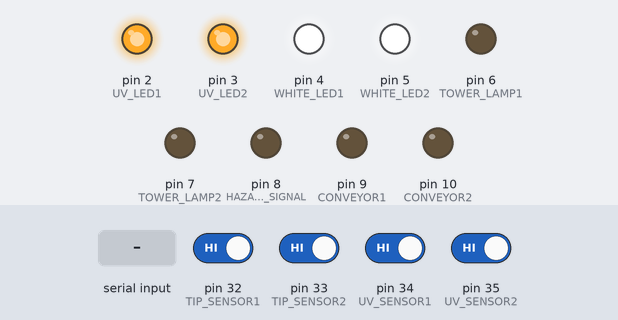
A sketch run on a simulated Arduino Mega 2560, built with avr-gcc and run on an emulated ATmega2560. Parts: output pins drawn as LEDs (lit = HIGH). The test bench sets the inputs (shaded band); at power-on: pin 32 (TIP_SENSOR1), pin 33 (TIP_SENSOR2), pin 34 (UV_SENSOR1), pin 35 (UV_SENSOR2) HIGH. What the sketch prints to the serial monitor is not drawn.

Above: at 1.2 s.
1.3 s: "a" received over Serial
At 2.4 s:
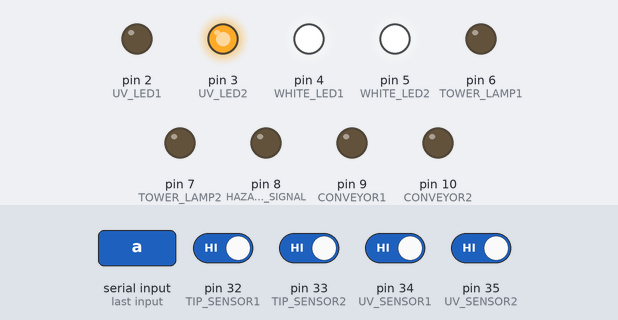
2.8 s: byte 70 ('F') received over Serial
At 3.5 s:
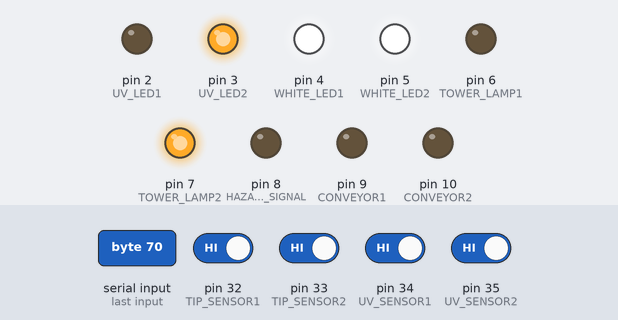
4.3 s: byte 71 ('G') received over Serial
At 4.7 s:
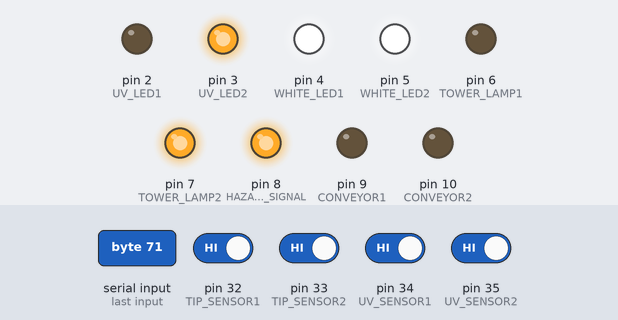
5.8 s: byte 102 ('f') received over Serial
At 7.0 s:
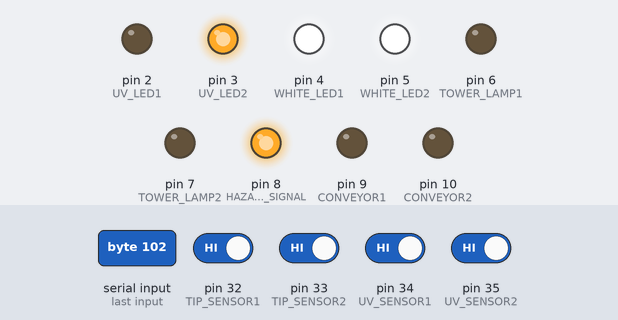
7.3 s: byte 72 ('H') received over Serial
At 8.2 s:
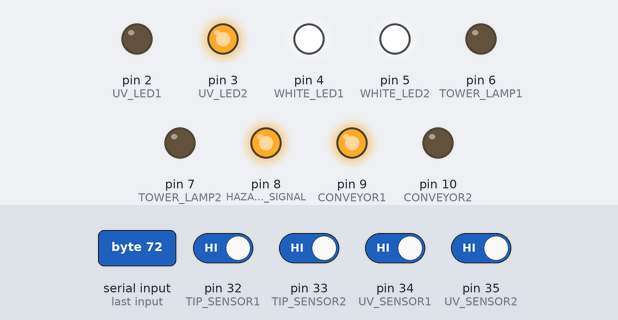
8.8 s: byte 103 ('g') received over Serial
At 9.3 s:
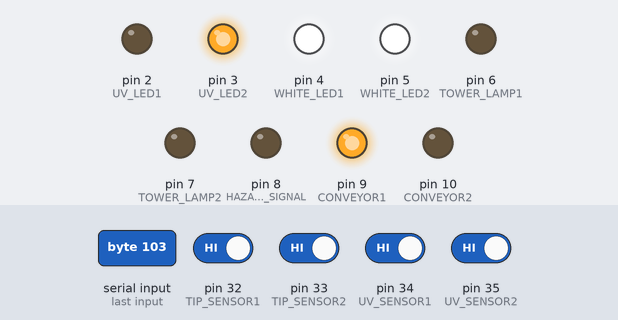
Timing chart, 0 to 11.3 s (numbered marks = the images above; inputs shaded):
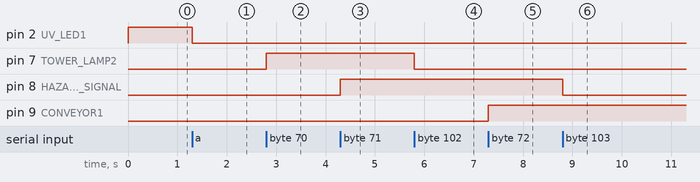

The sketch:

sudhiva_dual_booth.ino
```cpp
/*
https://docs.google.com/document/d/1JQdvIDqlanoKpquYGsFicjRk7rIVaTCmWP4xZL8dpOw/edit?usp=sharing
*/

// Watchdog object
#include <Watchdog.h>
Watchdog watchdog;

// INPUT PIN'S
#define TIP_SENSOR1 32
#define TIP_SENSOR2 33
#define UV_SENSOR1  34
#define UV_SENSOR2  35
// 12V OUTPUT PIN'S
#define UV_LED1     2
#define UV_LED2     3
#define WHITE_LED1  4
#define WHITE_LED2  5
#define TOWER_LAMP1 6
#define TOWER_LAMP2 7
// 24V OUTPUT PIN'S
#define HAZARD_SIGNAL 8
#define CONVEYOR1     9
#define CONVEYOR2     10
//debouncing
#define DEBOUNCE_TIME 50

struct Sensor {
  int pin;
  int lastReading = HIGH;
  int stableState = HIGH;
  unsigned long debounceTime = DEBOUNCE_TIME;
  unsigned long lastChangeTime = 0;
    // Constructor
    Sensor(int sensorPin) {
        pin = sensorPin;
        debounceTime = DEBOUNCE_TIME;
        lastReading = HIGH;
        stableState = HIGH;
        lastChangeTime = 0;
    }
};

struct Timer {
  int delay;
  unsigned long previous_time;
};

Sensor  tip_sensor1 = {TIP_SENSOR1};
Sensor  tip_sensor2 = {TIP_SENSOR2};
Sensor  uv_sensor1  = {UV_SENSOR1 };
Sensor  uv_sensor2  = {UV_SENSOR2 };

Timer alive_signal_timer = {1 , millis()};  // (DELAY REQUIRED , PREVIOUS TIMING)

bool debouncing(Sensor &sensor)
{
    int reading = digitalRead(sensor.pin);

    if (reading != sensor.lastReading)
    {
        sensor.lastChangeTime = millis();
        sensor.lastReading = reading;
    }

    if (millis() - sensor.lastChangeTime >= sensor.debounceTime)
    {
        if (reading != sensor.stableState)
        {
            sensor.stableState = reading;

            // Trigger once when the sensor becomes active
            if (sensor.stableState == LOW)
            {
                return true;
            }
        }
    }

    return false;
}

void set_initial_state()
{
  digitalWrite(UV_LED1      , HIGH);
  digitalWrite(UV_LED2      , HIGH);
  digitalWrite(WHITE_LED1   , HIGH);
  digitalWrite(WHITE_LED2   , HIGH);
  digitalWrite(TOWER_LAMP1  , LOW );
  digitalWrite(TOWER_LAMP2  , LOW );
  digitalWrite(HAZARD_SIGNAL, LOW );
  digitalWrite(CONVEYOR1    , LOW );
  digitalWrite(CONVEYOR2    , LOW );
}

void setup() {
  // put your setup code here, to run once:
  Serial.begin(115200);
  //
  pinMode(TIP_SENSOR1 , INPUT_PULLUP);
  pinMode(TIP_SENSOR2 , INPUT_PULLUP);
  pinMode(UV_SENSOR1  , INPUT_PULLUP);
  pinMode(UV_SENSOR2  , INPUT_PULLUP);

  pinMode(UV_LED1       , OUTPUT);
  pinMode(UV_LED2       , OUTPUT);
  pinMode(WHITE_LED1    , OUTPUT);
  pinMode(WHITE_LED2    , OUTPUT);
  pinMode(TOWER_LAMP1   , OUTPUT);
  pinMode(TOWER_LAMP2   , OUTPUT);
  pinMode(HAZARD_SIGNAL , OUTPUT);
  pinMode(CONVEYOR1     , OUTPUT);
  pinMode(CONVEYOR2     , OUTPUT);

  set_initial_state();

}

void loop() {

  if(debouncing(tip_sensor1)){
    Serial.println("0");
  }
  if(debouncing(tip_sensor2)){
    Serial.println("1");
  }
  if(debouncing(uv_sensor1 )){
    Serial.println("2");
  }
  if(debouncing(uv_sensor2 )){
    Serial.println("3");
  }

  if (Serial.available() > 0)
  {
      char command = Serial.read();

      switch (command)
      {
          case 'A': digitalWrite(UV_LED1, HIGH); break;
          case 'a': digitalWrite(UV_LED1, LOW);  break;

          case 'B': digitalWrite(UV_LED2, HIGH); break;
          case 'b': digitalWrite(UV_LED2, LOW);  break;

          case 'C': digitalWrite(WHITE_LED1, HIGH); break;
          case 'c': digitalWrite(WHITE_LED1, LOW);  break;

          case 'D': digitalWrite(WHITE_LED2, HIGH); break;
          case 'd': digitalWrite(WHITE_LED2, LOW);  break;

          case 'E': digitalWrite(TOWER_LAMP1, HIGH); break;
          case 'e': digitalWrite(TOWER_LAMP1, LOW);  break;

          case 'F': digitalWrite(TOWER_LAMP2, HIGH); break;
          case 'f': digitalWrite(TOWER_LAMP2, LOW);  break;

          case 'G': digitalWrite(HAZARD_SIGNAL, HIGH); break;
          case 'g': digitalWrite(HAZARD_SIGNAL, LOW);  break;

          case 'H': digitalWrite(CONVEYOR1, HIGH); break;
          case 'h': digitalWrite(CONVEYOR1, LOW);  break;

          case 'I': digitalWrite(CONVEYOR2, HIGH); break;
          case 'i': digitalWrite(CONVEYOR2, LOW);  break;
      }
  }

  if(millis() - alive_signal_timer.previous_time >=alive_signal_timer.delay)
  {
    Serial.println("L");
    alive_signal_timer.previous_time = millis();
  }

}
```

Measured:
- after the input at 1.3 s, pin 2 (UV_LED1): HIGH → LOW at once
- after the input at 2.8 s, pin 7 (TOWER_LAMP2): LOW → HIGH at once
- after the input at 4.3 s, pin 8 (HAZARD_SIGNAL): LOW → HIGH at once
- after the input at 5.8 s, pin 7 (TOWER_LAMP2): HIGH → LOW at once
- after the input at 7.3 s, pin 9 (CONVEYOR1): LOW → HIGH at once
- after the input at 8.8 s, pin 8 (HAZARD_SIGNAL): HIGH → LOW at once
